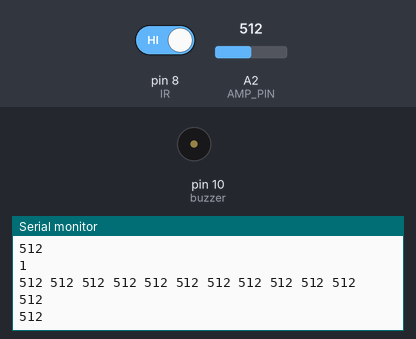
A sketch run on a simulated Arduino Uno, built with avr-gcc and run on an emulated ATmega328P. Shown: buzzer (waves = sounding, pin HIGH), the last lines printed to the serial monitor. The inputs (shaded band) are chosen by the test bench; at power-on: A2 (AMP_PIN) = 512, pin 8 (IR) HIGH.

Above: at 1.2 s.
1.3 s: A2 (AMP_PIN) set to 985
At 2.0 s:
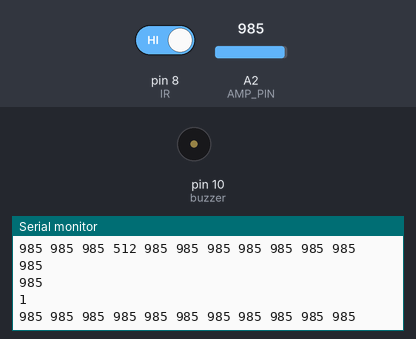
4.3 s: A2 (AMP_PIN) set to 1007
At 5.3 s:
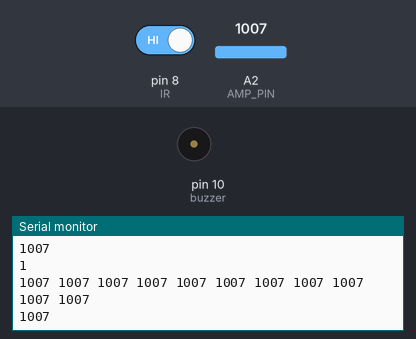
Timing chart, 0 to 7.3 s (numbered marks = the images above; inputs shaded):
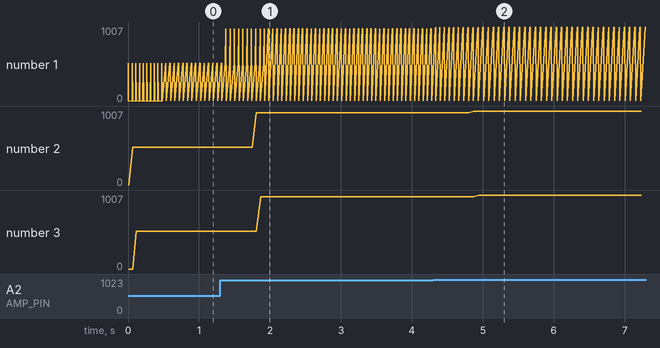

The sketch:

Functional_Prototype_of_Third_Eye_Arduino_code.ino
```cpp
// #define LED_PIN 2

// void setup() {
//   // put your setup code here, to run once:
//   // Serial.begin(115200);
//   // Serial.println("Hello World");
//   pinMode(LED_PIN, OUTPUT);
// }

// void loop() {
//   // put your main code here, to run repeatedly:
//   digitalWrite(LED_PIN, HIGH);
//   delay(1000);

//   digitalWrite(LED_PIN, LOW);
//   delay(1000);

//   // Serial.println("I am ESP32");
//   // delay(500);
// }


/* Arduino tutorial - Buzzer / Piezo Speaker
   More info and circuit: http://www.ardumotive.com/how-to-use-a-buzzer-en.html
   Dev: Michalis Vasilakis // Date: 9/6/2015 // www.ardumotive.com */


// Only Buzzer
// const int buzzer = 9; //buzzer to arduino pin 9

// void setup(){
//   pinMode(buzzer, OUTPUT); // Set buzzer - pin 9 as an output
// }

// void loop(){
//   tone(buzzer, 1000); // Send 1KHz sound signal...
//   delay(1000);        // ...for 1 sec
//   noTone(buzzer);     // Stop sound...
//   delay(1000);        // ...for 1sec
// }


// Buzzer and Button
// const int buzzer = 9; // Buzzer to Arduino pin 9
// const int button = 2; // Button connected to Arduino pin 7

// void setup() {
//   pinMode(buzzer, OUTPUT); // Set buzzer pin as an output
//   pinMode(button, INPUT_PULLUP); // Set button pin as an input with internal pull-up resistor
// }

// void loop() {
//   if (digitalRead(button) == LOW) { // Check if the button is pressed (LOW because of pull-up resistor)
//     tone(buzzer, 1000); // Send 1KHz sound signal
//   }
//   else {
//     noTone(buzzer); // Stop sound when button is not pressed
//   }
// }


// Microphone with Light
const int sampleWindow = 100;  // Sample window width in mS (50 mS = 20Hz)
const int AMP_PIN = A2;       // Preamp output pin connected to A0
unsigned int sample;
const int buzzer = 10;
const int IR = 8;
int count = 0;
int latest10[10];

void setup()
{
  Serial.begin(9600);
  pinMode (buzzer, OUTPUT);
  pinMode (IR, INPUT);
}

void loop()
{
  unsigned long startMillis = millis(); // Start of sample window
  unsigned int peakToPeak = 0;   // peak-to-peak level

  unsigned int signalMax = 0;
  unsigned int signalMin = 1024;

  const int thres = 90;

  int IRs = digitalRead (IR);

  // collect data for 50 mS and then plot data
  while (millis() - startMillis < sampleWindow)
  {
    sample = analogRead(AMP_PIN);
    Serial.println(sample);
    Serial.println(IRs);
    for (int i = 0; i < 10; i++)
    {
      Serial.print(latest10[i]);
      Serial.print(' ');
    }
    delay(50);

    latest10[count] = sample;
    count += 1;
    if (count > 9)
    {
      count = 0;
    }
    if (sample < 1024)  // toss out spurious readings
    {
      if (sample > signalMax)
      {
        signalMax = sample;  // save just the max levels
      }
      else if (sample < signalMin)
      {
        signalMin = sample;  // save just the min levels
      }
    }

   int maxVal = latest10[0];
   int minVal = latest10[0];

   for (int i = 0; i < (sizeof(latest10) / sizeof(latest10[0])); i++) {
      maxVal = max(latest10[i],maxVal);
      minVal = min(latest10[i],minVal);
   }

    Serial.println(maxVal);
    Serial.println(minVal);

    if ((maxVal - minVal > 200) && IRs == LOW)
    // if ((maxVal - minVal > 200) || IRs == LOW)
    {
      digitalWrite(buzzer, HIGH);
      delay(500);
      // tone(buzzer, 1000); // Send 1KHz sound signal
    }
    else
    {
      digitalWrite(buzzer, LOW);
      // noTone(buzzer); // Stop sound when button is not pressed
    }
  }

  // peakToPeak = signalMax - signalMin;  // max - min = peak-peak amplitude
  // Serial.println(peakToPeak);
  //double volts = (peakToPeak * 5.0) / 1024;  // convert to volts
  //Serial.println(volts);

}
```

Measured:
- the behaviour switches between 999 and 1000 on A2 (AMP_PIN) (found by bisection; images 1 and 2)
- after the input at 1.3 s, the serial monitor: prints a new line after 0.08 s (image 1)
- after the input at 4.3 s, the serial monitor: prints a new line at once (image 2)
- plotted number 2: 512 → 985 after the input at 1.3 s, 985 → 1007 after the input at 4.3 s
- plotted number 3: 512 → 985 after the input at 1.3 s, 985 → 1007 after the input at 4.3 s
